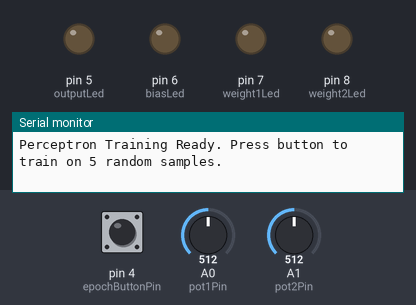
The sketch below on a simulated Arduino Uno, built with avr-gcc and run on an emulated ATmega328P. Shown: output pins drawn as LEDs (lit = HIGH), the last lines printed to the serial monitor. The test bench sets the inputs (shaded band); at power-on: pin 4 (epochButtonPin) LOW, A1 (pot2Pin) = 512, A0 (pot1Pin) = 512. Random numbers use the default seed unless the sketch sets one.

Above: at 1.2 s.
1.3 s: pin 4 (epochButtonPin) pulled HIGH for 0.25 s
At 2.9 s:
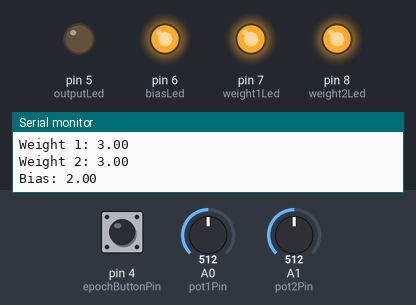
3.5 s: A1 (pot2Pin) set to 543
5.0 s: A1 (pot2Pin) set to 560
At 6.2 s:
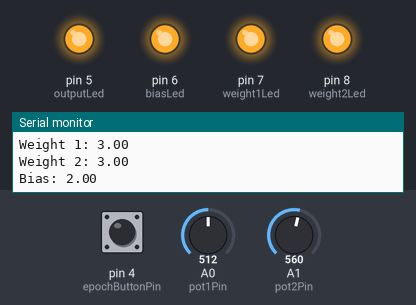
6.5 s: A1 (pot2Pin) set to 511
At 7.6 s:
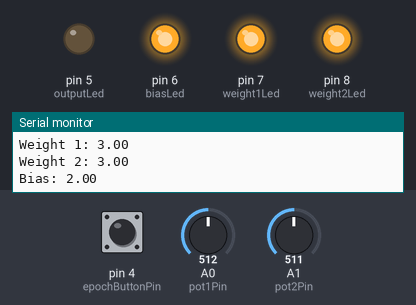
8.1 s: A1 (pot2Pin) set to 716
At 9.0 s:
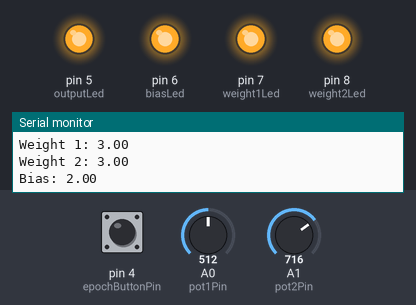
Timing chart, 0 to 10.8 s (numbered marks = the images above; inputs shaded):
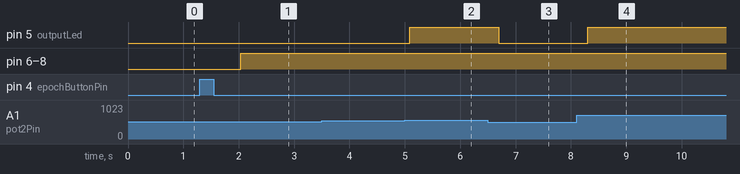

The sketch:

Potentiometer_Perceptron_Ver1.ino
```cpp
// Implementation of a Single Layer Perceptron
// Uses two potentiometers as inputs and a pushbutton to trigger training
// Outputs the result on an LED

// VERSION 01

// Pin definitions
const int pot1Pin = A0;         // Potentiometer 1
const int pot2Pin = A1;         // Potentiometer 2
const int epochButtonPin = 4;   // Pushbutton to trigger epochs
const int outputLed = 5;        // LED for Output
const int weight1Led = 7;       // LED for weight1
const int weight2Led = 8;       // LED for weight2
const int biasLed = 6;          // LED for bias

// Perceptron variables

// Starting values for weights and bias (can be changed to any value)
float w1 = 3.0, w2 = 3.0, bias = 2.0;

// Previous values for smooth transition of brightnesses
// Advisable to use the same values as starting weights and bias
float prevW1 = w1, prevW2 = w2, prevBias = bias;

// Learning rate and epoch count
float learningRate = 1;
int epochcount = 0;

// SampleCount is the number of samples to train on each epoch
const int sampleCount = 10;

// Arrays to store trained values
// trainedPot1 and trainedPot2 store the potentiometer values
float trainedPot1[sampleCount];
float trainedPot2[sampleCount];

// trainedLabels store the corresponding output labels
int trainedLabels[sampleCount];

// Count of trained samples
int trainedCount = 0;

// Setup Function
// Initializes Serial communication and pin modes for inputs and outputs
void setup() {
    Serial.begin(9600);
    pinMode(epochButtonPin, INPUT);
    pinMode(outputLed, OUTPUT);
    pinMode(weight1Led, OUTPUT);
    pinMode(weight2Led, OUTPUT);
    pinMode(biasLed, OUTPUT);
    Serial.println("Perceptron Training Ready. Press button to train on 5 random samples.");
}

// Main Loop Function
// Checks if the epoch button is pressed to start training
// Checks the perceptron output based on the potentiometer inputs
void loop() {
    if (digitalRead(epochButtonPin) == HIGH) { // Epoch button pressed
        delay(200); // Debounce delay
        trainOnRandomValues();  // Train the perceptron on random values
        updateWeightsAndBias(); // Update weights and bias based on training
        showTrainingResults(); // Show the training results on LEDs
    } else {
        checkOutput(); // Check perceptron output for live potentiometer inputs
    }
    delay(100);
}

// Function to train the perceptron on random values
// Generates random training samples for the potentiometers.
// Assigns a label of 1 to each sample.
// It also prints the training samples to the serial monitor.
void trainOnRandomValues() {
    trainedCount = 0;
    for (int i = 0; i < sampleCount; i++) {
        trainedPot1[i] = random(400, 700) / 1023.0; // Random values in 0.4-0.7 range
        trainedPot2[i] = random(400, 700) / 1023.0; // Same for Pot2
        trainedLabels[i] = 1;                       // Label is 1 for all samples generated
        trainedCount++;                             // Increment the trained count\
        // Print the training samples to the Serial Monitor
        Serial.print("Trained on Pot1: "); Serial.print(trainedPot1[i]);
        Serial.print(" Pot2: "); Serial.print(trainedPot2[i]);
        Serial.println(" as Output: 1");
    }
}

// Function to update weights and bias based on training
// Uses the Perceptron Learning Rule to update weights and bias
// The learning rate is used to control the rate of learning
void updateWeightsAndBias() {
    // Simple training logic to update weights and bias
    for (int i = 0; i < trainedCount; i++) {
        float pot1 = trainedPot1[i];
        float pot2 = trainedPot2[i];
        int label = trainedLabels[i];

        // Perceptron learning rule
        float output = (pot1 * w1 + pot2 * w2 + bias) > 0 ? 1 : 0;
        float error = label - output;

        // Update weights and bias based on learning rate and error
        w1 += learningRate * error * pot1;
        w2 += learningRate * error * pot2;
        bias += learningRate * error;
    }
}

// Function to check the perceptron output for live potentiometer inputs
// Checks if the current potentiometer values match any trained value
// If a match is found, the corresponding output is displayed on the LED
void checkOutput() {
    float pot1 = analogRead(pot1Pin) / 1023.0;
    float pot2 = analogRead(pot2Pin) / 1023.0;
    int output = 0;

    // Check if current potentiometer values match any trained value
    for (int i = 0; i < trainedCount; i++) {
        if (abs(pot1 - trainedPot1[i]) < 0.05 && abs(pot2 - trainedPot2[i]) < 0.05) {
            output = trainedLabels[i];
            break;
        }
    }

    // Display the output on the LED
    digitalWrite(outputLed, output);
    //Serial.print("Live Input → Pot1: "); Serial.print(pot1);
    //Serial.print(" Pot2: "); Serial.print(pot2);
    //Serial.print(" → Output: "); Serial.println(output);
    delay(100);
}

// Function to show the training results on the LEDs
// Smoothly transitions the LED brightness based on the updated weights and bias
void showTrainingResults() {
    float stepSize = 0.5; // Transition step size

    // Smooth transition for weights and bias
    for (float t = 0; t <= 1.0; t += stepSize) {
        float smoothW1 = prevW1 + t * (w1 - prevW1);
        float smoothW2 = prevW2 + t * (w2 - prevW2);
        float smoothBias = prevBias + t * (bias - prevBias);

        // If the value is negative, set LED brightness to 0
        int w1LED = (smoothW1 > 0) ? constrain(map(smoothW1 * 100, 0, 10, 10, 255), 0, 255) : 0;
        int w2LED = (smoothW2 > 0) ? constrain(map(smoothW2 * 100, 0, 10, 10, 255), 0, 255) : 0;
        int biasLED = (smoothBias > 0) ? constrain(map(smoothBias * 10, 0, 5, 10, 255), 0, 255) : 0;

        // Set LED brightness based on weights and bias
        analogWrite(weight1Led, w1LED);
        analogWrite(weight2Led, w2LED);
        analogWrite(biasLed, biasLED);

        delay(50); // Smooth transition delay
    }

    // Print the weights and bias to the Serial Monitor
    Serial.print("Weight 1: "); Serial.println(w1);
    Serial.print("Weight 2: "); Serial.println(w2);
    Serial.print("Bias: "); Serial.println(bias);

    // Store previous values for next transition
    prevW1 = w1;
    prevW2 = w2;
    prevBias = bias;
}
```

Measured:
- the behaviour switches between 551 and 552 on A1 (pot2Pin) (found by bisection; images 1 and 2)
- after the input at 1.3 s, pin 6 (biasLed), pin 7 (weight1Led), pin 8 (weight2Led): LOW → HIGH after 0.73 s
- after the input at 3.5 s, every drawn part: stays the same
- after the input at 5.0 s, pin 5 (outputLed): LOW → HIGH after 0.09 s
- after the input at 6.5 s, pin 5 (outputLed): HIGH → LOW after 0.20 s
- after the input at 8.1 s, pin 5 (outputLed): LOW → HIGH after 0.20 s
